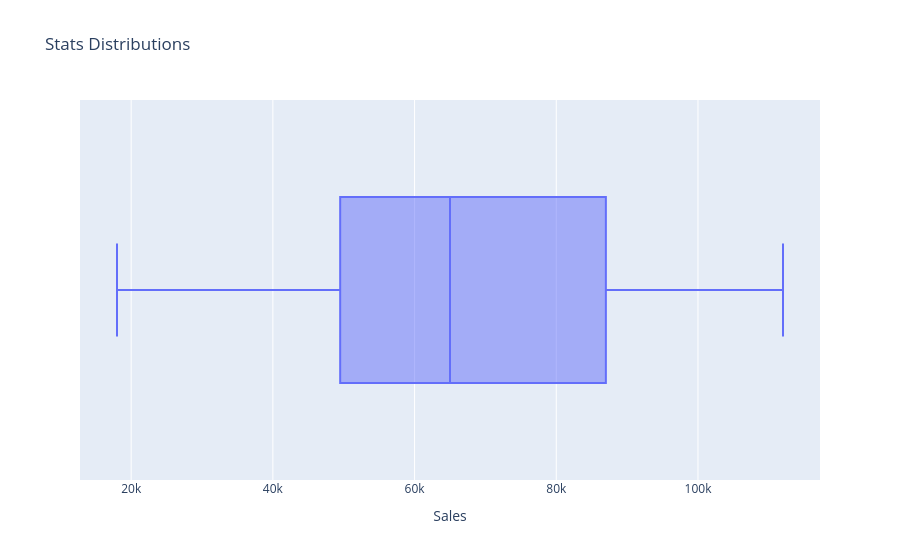

The code cell stored with this chart in its notebook:
### Code cell
fig = px.box(
    df,
    x="Sales",
    title="Stats Distributions"
)

fig.show()

### Figure 1 — Plotly figure (JSON) as saved in the notebook; plotly's stock layout.template omitted (floating-point values rounded to 4 significant figures)
{"data": [{"alignmentgroup": "True", "hovertemplate": "Sales=%{x}<extra></extra>", "legendgroup": "", "marker": {"color": "#636efa"}, "name": "", "notched": false, "offsetgroup": "", "orientation": "h", "showlegend": false, "type": "box", "x": [85000, 62000, 18000, 92000, 48000, 70000, 55000, 98000, 22000, 51000, 76000, 60000, 105000, 25000, 82000, 57000, 112000, 68000, 89000, 30000], "x0": " ", "xaxis": "x", "y0": " ", "yaxis": "y"}], "layout": {"boxmode": "group", "legend": {"tracegroupgap": 0}, "title": {"text": "Stats Distributions"}, "xaxis": {"anchor": "y", "domain": [0, 1], "title": {"text": "Sales"}}, "yaxis": {"anchor": "x", "domain": [0, 1]}}}
